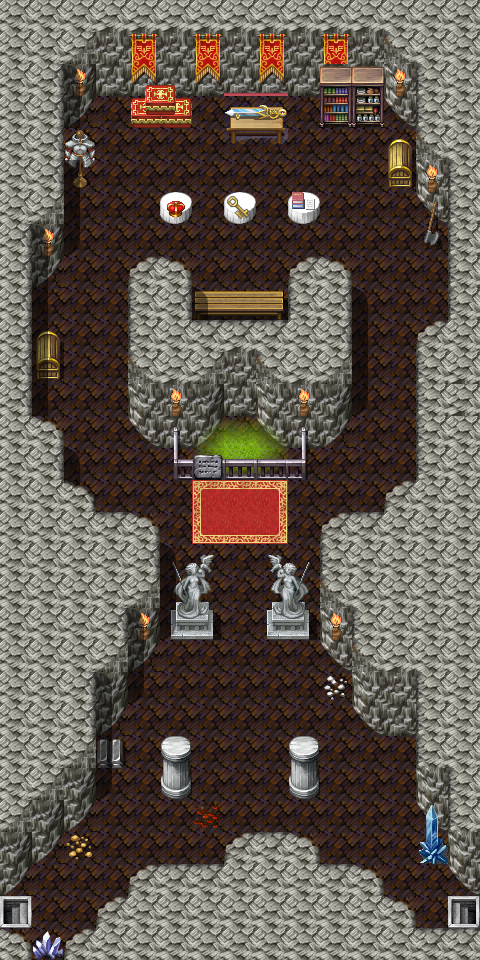

This is a level from a 2D game, rendered from its Tiled map with the project's own tilesets. A one-line summary and the map file follow, with tile-layer data summarised:
An orthogonal 15x30 tile map with 32x32 px tiles, 5 tile layers (Ground, Objects, Above, Above1, ...), 3 hidden layers not drawn, 62 tilesets and 30 objects (11x key, 7x script, 4x mapchange, 4x replace, 3x spawn, ...).

<map version="1.5" tiledversion="1.7.2" orientation="orthogonal" renderorder="right-down" width="15" height="30" tilewidth="32" tileheight="32" infinite="0" nextlayerid="24" nextobjectid="88">
 <tileset firstgid="1" name="map_bed_1" tilewidth="32" tileheight="32" tilecount="128" columns="16">
  <image source="../drawable/map_bed_1.png" width="512" height="256" />
 </tileset>
 <tileset firstgid="129" name="map_border_1" tilewidth="32" tileheight="32" tilecount="128" columns="16">
  <image source="../drawable/map_border_1.png" width="512" height="256" />
 </tileset>
 <tileset firstgid="257" name="map_bridge_1" tilewidth="32" tileheight="32" tilecount="128" columns="16">
  <image source="../drawable/map_bridge_1.png" width="512" height="256" />
 </tileset>
 <tileset firstgid="385" name="map_bridge_2" tilewidth="32" tileheight="32" tilecount="128" columns="16">
  <image source="../drawable/map_bridge_2.png" width="512" height="256" />
 </tileset>
 <tileset firstgid="513" name="map_broken_1" tilewidth="32" tileheight="32" tilecount="128" columns="16">
  <image source="../drawable/map_broken_1.png" width="512" height="256" />
 </tileset>
 <tileset firstgid="641" name="map_cavewall_1" tilewidth="32" tileheight="32" tilecount="108" columns="18">
  <image source="../drawable/map_cavewall_1.png" width="576" height="192" />
 </tileset>
 <tileset firstgid="749" name="map_cavewall_2" tilewidth="32" tileheight="32" tilecount="108" columns="18">
  <image source="../drawable/map_cavewall_2.png" width="576" height="192" />
 </tileset>
 <tileset firstgid="857" name="map_cavewall_3" tilewidth="32" tileheight="32" tilecount="108" columns="18">
  <image source="../drawable/map_cavewall_3.png" width="576" height="192" />
 </tileset>
 <tileset firstgid="965" name="map_cavewall_4" tilewidth="32" tileheight="32" tilecount="108" columns="18">
  <image source="../drawable/map_cavewall_4.png" width="576" height="192" />
 </tileset>
 <tileset firstgid="1073" name="map_chair_table_1" tilewidth="32" tileheight="32" tilecount="128" columns="16">
  <image source="../drawable/map_chair_table_1.png" width="512" height="256" />
 </tileset>
 <tileset firstgid="1201" name="map_chair_table_2" tilewidth="32" tileheight="32" tilecount="128" columns="16">
  <image source="../drawable/map_chair_table_2.png" width="512" height="256" />
 </tileset>
 <tileset firstgid="1329" name="map_crate_1" tilewidth="32" tileheight="32" tilecount="128" columns="16">
  <image source="../drawable/map_crate_1.png" width="512" height="256" />
 </tileset>
 <tileset firstgid="1457" name="map_cupboard_1" tilewidth="32" tileheight="32" tilecount="128" columns="16">
  <image source="../drawable/map_cupboard_1.png" width="512" height="256" />
 </tileset>
 <tileset firstgid="1585" name="map_curtain_1" tilewidth="32" tileheight="32" tilecount="128" columns="16">
  <image source="../drawable/map_curtain_1.png" width="512" height="256" />
 </tileset>
 <tileset firstgid="1713" name="map_entrance_1" tilewidth="32" tileheight="32" tilecount="128" columns="16">
  <image source="../drawable/map_entrance_1.png" width="512" height="256" />
 </tileset>
 <tileset firstgid="1841" name="map_entrance_2" tilewidth="32" tileheight="32" tilecount="128" columns="16">
  <image source="../drawable/map_entrance_2.png" width="512" height="256" />
 </tileset>
 <tileset firstgid="1969" name="map_fence_1" tilewidth="32" tileheight="32" tilecount="128" columns="16">
  <image source="../drawable/map_fence_1.png" width="512" height="256" />
 </tileset>
 <tileset firstgid="2097" name="map_fence_2" tilewidth="32" tileheight="32" tilecount="128" columns="16">
  <image source="../drawable/map_fence_2.png" width="512" height="256" />
 </tileset>
 <tileset firstgid="2225" name="map_fence_3" tilewidth="32" tileheight="32" tilecount="128" columns="16">
  <image source="../drawable/map_fence_3.png" width="512" height="256" />
 </tileset>
 <tileset firstgid="2353" name="map_fence_4" tilewidth="32" tileheight="32" tilecount="128" columns="16">
  <image source="../drawable/map_fence_4.png" width="512" height="256" />
 </tileset>
 <tileset firstgid="2481" name="map_ground_1" tilewidth="32" tileheight="32" tilecount="128" columns="16">
  <image source="../drawable/map_ground_1.png" width="512" height="256" />
 </tileset>
 <tileset firstgid="2609" name="map_ground_2" tilewidth="32" tileheight="32" tilecount="128" columns="16">
  <image source="../drawable/map_ground_2.png" width="512" height="256" />
 </tileset>
 <tileset firstgid="2737" name="map_ground_3" tilewidth="32" tileheight="32" tilecount="128" columns="16">
  <image source="../drawable/map_ground_3.png" width="512" height="256" />
 </tileset>
 <tileset firstgid="2865" name="map_ground_4" tilewidth="32" tileheight="32" tilecount="128" columns="16">
  <image source="../drawable/map_ground_4.png" width="512" height="256" />
 </tileset>
 <tileset firstgid="2993" name="map_ground_5" tilewidth="32" tileheight="32" tilecount="128" columns="16">
  <image source="../drawable/map_ground_5.png" width="512" height="256" />
 </tileset>
 <tileset firstgid="3121" name="map_ground_6" tilewidth="32" tileheight="32" tilecount="128" columns="16">
  <image source="../drawable/map_ground_6.png" width="512" height="256" />
 </tileset>
 <tileset firstgid="3249" name="map_ground_7" tilewidth="32" tileheight="32" tilecount="128" columns="16">
  <image source="../drawable/map_ground_7.png" width="512" height="256" />
 </tileset>
 <tileset firstgid="3377" name="map_ground_8" tilewidth="32" tileheight="32" tilecount="128" columns="16">
  <image source="../drawable/map_ground_8.png" width="512" height="256" />
 </tileset>
 <tileset firstgid="3505" name="map_house_1" tilewidth="32" tileheight="32" tilecount="128" columns="16">
  <image source="../drawable/map_house_1.png" width="512" height="256" />
 </tileset>
 <tileset firstgid="3633" name="map_house_2" tilewidth="32" tileheight="32" tilecount="128" columns="16">
  <image source="../drawable/map_house_2.png" width="512" height="256" />
 </tileset>
 <tileset firstgid="3761" name="map_indoor_1" tilewidth="32" tileheight="32" tilecount="128" columns="16">
  <image source="../drawable/map_indoor_1.png" width="512" height="256" />
 </tileset>
 <tileset firstgid="3889" name="map_indoor_2" tilewidth="32" tileheight="32" tilecount="128" columns="16">
  <image source="../drawable/map_indoor_2.png" width="512" height="256" />
 </tileset>
 <tileset firstgid="4017" name="map_kitchen_1" tilewidth="32" tileheight="32" tilecount="128" columns="16">
  <image source="../drawable/map_kitchen_1.png" width="512" height="256" />
 </tileset>
 <tileset firstgid="4145" name="map_outdoor_1" tilewidth="32" tileheight="32" tilecount="128" columns="16">
  <image source="../drawable/map_outdoor_1.png" width="512" height="256" />
 </tileset>
 <tileset firstgid="4273" name="map_pillar_1" tilewidth="32" tileheight="32" tilecount="128" columns="16">
  <image source="../drawable/map_pillar_1.png" width="512" height="256" />
 </tileset>
 <tileset firstgid="4401" name="map_pillar_2" tilewidth="32" tileheight="32" tilecount="128" columns="16">
  <image source="../drawable/map_pillar_2.png" width="512" height="256" />
 </tileset>
 <tileset firstgid="4529" name="map_plant_1" tilewidth="32" tileheight="32" tilecount="128" columns="16">
  <image source="../drawable/map_plant_1.png" width="512" height="256" />
 </tileset>
 <tileset firstgid="4657" name="map_plant_2" tilewidth="32" tileheight="32" tilecount="128" columns="16">
  <image source="../drawable/map_plant_2.png" width="512" height="256" />
 </tileset>
 <tileset firstgid="4785" name="map_rock_1" tilewidth="32" tileheight="32" tilecount="128" columns="16">
  <image source="../drawable/map_rock_1.png" width="512" height="256" />
 </tileset>
 <tileset firstgid="4913" name="map_rock_2" tilewidth="32" tileheight="32" tilecount="128" columns="16">
  <image source="../drawable/map_rock_2.png" width="512" height="256" />
 </tileset>
 <tileset firstgid="5041" name="map_roof_1" tilewidth="32" tileheight="32" tilecount="128" columns="16">
  <image source="../drawable/map_roof_1.png" width="512" height="256" />
 </tileset>
 <tileset firstgid="5169" name="map_roof_2" tilewidth="32" tileheight="32" tilecount="128" columns="16">
  <image source="../drawable/map_roof_2.png" width="512" height="256" />
 </tileset>
 <tileset firstgid="5297" name="map_roof_3" tilewidth="32" tileheight="32" tilecount="128" columns="16">
  <image source="../drawable/map_roof_3.png" width="512" height="256" />
 </tileset>
 <tileset firstgid="5425" name="map_shop_1" tilewidth="32" tileheight="32" tilecount="128" columns="16">
  <image source="../drawable/map_shop_1.png" width="512" height="256" />
 </tileset>
 <tileset firstgid="5553" name="map_sign_ladder_1" tilewidth="32" tileheight="32" tilecount="128" columns="16">
  <image source="../drawable/map_sign_ladder_1.png" width="512" height="256" />
 </tileset>
 <tileset firstgid="5681" name="map_table_1" tilewidth="32" tileheight="32" tilecount="128" columns="16">
  <image source="../drawable/map_table_1.png" width="512" height="256" />
 </tileset>
 <tileset firstgid="5809" name="map_trail_1" tilewidth="32" tileheight="32" tilecount="128" columns="16">
  <image source="../drawable/map_trail_1.png" width="512" height="256" />
 </tileset>
 <tileset firstgid="5937" name="map_transition_1" tilewidth="32" tileheight="32" tilecount="128" columns="16">
  <image source="../drawable/map_transition_1.png" width="512" height="256" />
 </tileset>
 <tileset firstgid="6065" name="map_transition_2" tilewidth="32" tileheight="32" tilecount="128" columns="16">
  <image source="../drawable/map_transition_2.png" width="512" height="256" />
 </tileset>
 <tileset firstgid="6193" name="map_transition_3" tilewidth="32" tileheight="32" tilecount="128" columns="16">
  <image source="../drawable/map_transition_3.png" width="512" height="256" />
 </tileset>
 <tileset firstgid="6321" name="map_transition_4" tilewidth="32" tileheight="32" tilecount="128" columns="16">
  <image source="../drawable/map_transition_4.png" width="512" height="256" />
 </tileset>
 <tileset firstgid="6449" name="map_transition_5" tilewidth="32" tileheight="32" tilecount="128" columns="16">
  <image source="../drawable/map_transition_5.png" width="512" height="256" />
 </tileset>
 <tileset firstgid="6577" name="map_tree_1" tilewidth="32" tileheight="32" tilecount="128" columns="16">
  <image source="../drawable/map_tree_1.png" width="512" height="256" />
 </tileset>
 <tileset firstgid="6705" name="map_tree_2" tilewidth="32" tileheight="32" tilecount="128" columns="16">
  <image source="../drawable/map_tree_2.png" width="512" height="256" />
 </tileset>
 <tileset firstgid="6833" name="map_wall_1" tilewidth="32" tileheight="32" tilecount="128" columns="16">
  <image source="../drawable/map_wall_1.png" width="512" height="256" />
 </tileset>
 <tileset firstgid="6961" name="map_wall_2" tilewidth="32" tileheight="32" tilecount="120" columns="15">
  <image source="../drawable/map_wall_2.png" width="480" height="256" />
 </tileset>
 <tileset firstgid="7081" name="map_wall_3" tilewidth="32" tileheight="32" tilecount="120" columns="15">
  <image source="../drawable/map_wall_3.png" width="480" height="256" />
 </tileset>
 <tileset firstgid="7201" name="map_wall_4" tilewidth="32" tileheight="32" tilecount="120" columns="15">
  <image source="../drawable/map_wall_4.png" width="480" height="256" />
 </tileset>
 <tileset firstgid="7321" name="map_window_1" tilewidth="32" tileheight="32" tilecount="128" columns="16">
  <image source="../drawable/map_window_1.png" width="512" height="256" />
 </tileset>
 <tileset firstgid="7449" name="map_window_2" tilewidth="32" tileheight="32" tilecount="128" columns="16">
  <image source="../drawable/map_window_2.png" width="512" height="256" />
 </tileset>
 <tileset firstgid="7577" name="map_guynmart" tilewidth="32" tileheight="32" tilecount="128" columns="16">
  <image source="../drawable/map_guynmart.png" width="512" height="256" />
 </tileset>
 <tileset firstgid="7705" name="map_ratdom" tilewidth="32" tileheight="32" tilecount="108" columns="18">
  <image source="../drawable/map_ratdom.png" width="576" height="192" />
 </tileset>
 <layer id="1" name="Ground" width="15" height="30">
  <data>[450 cells, 450 non-empty, 25 distinct tile ids]</data>
 </layer>
 <layer id="2" name="Objects" width="15" height="30">
  <data>[450 cells, 67 non-empty, 46 distinct tile ids]</data>
 </layer>
 <layer id="3" name="Above" width="15" height="30">
  <data>[450 cells, 55 non-empty, 27 distinct tile ids]</data>
 </layer>
 <layer id="23" name="Above1" width="15" height="30">
  <data>[450 cells, 2 non-empty, 2 distinct tile ids]</data>
 </layer>
 <layer id="4" name="Top" width="15" height="30">
  <data>[450 cells, 5 non-empty, 5 distinct tile ids]</data>
 </layer>
 <layer id="5" name="Walkable" width="15" height="30" visible="0">
  <data>[450 cells, 267 non-empty, 2 distinct tile ids]</data>
 </layer>
 <layer id="21" name="Rah" width="15" height="30" visible="0">
  <data>[450 cells, 2 non-empty, 2 distinct tile ids]</data>
 </layer>
 <layer id="15" name="Compass" width="15" height="30" visible="0">
  <data>[450 cells, 450 non-empty, 3 distinct tile ids]</data>
 </layer>
 <objectgroup id="16" name="Mapevents">
  <object id="49" name="south2" type="mapchange" x="448" y="896" width="32" height="32">
   <properties>
    <property name="map" value="ratdom_maze_625" />
    <property name="place" value="north1" />
   </properties>
  </object>
  <object id="43" name="south1" type="mapchange" x="0" y="896" width="32" height="32">
   <properties>
    <property name="map" value="ratdom_maze_624" />
    <property name="place" value="north2" />
   </properties>
  </object>
  <object id="48" name="north2" type="mapchange" x="416" y="0" width="64" height="64">
   <properties>
    <property name="map" value="ratdom_maze_505" />
    <property name="place" value="south1" />
   </properties>
  </object>
  <object id="33" name="north1" type="mapchange" x="0" y="0" width="64" height="64">
   <properties>
    <property name="map" value="ratdom_maze_504" />
    <property name="place" value="south2" />
   </properties>
  </object>
  <object id="56" name="ratdom_maze_light4" type="script" x="0" y="0" width="128" height="192">
   <properties>
    <property name="when" value="always" />
   </properties>
  </object>
  <object id="57" name="ratdom_maze_light3" type="script" x="352" y="0" width="128" height="192">
   <properties>
    <property name="when" value="always" />
   </properties>
  </object>
  <object id="58" name="ratdom_maze_light2" type="script" x="0" y="768" width="128" height="192">
   <properties>
    <property name="when" value="always" />
   </properties>
  </object>
  <object id="59" name="ratdom_maze_light1" type="script" x="352" y="768" width="128" height="192">
   <properties>
    <property name="when" value="always" />
   </properties>
  </object>
  <object id="38" name="ratdom_maze_light5" type="script" x="128" y="96" width="224" height="192">
   <properties>
    <property name="when" value="always" />
   </properties>
  </object>
  <object id="39" name="ratdom_maze_light6" type="script" x="128" y="639" width="224" height="256">
   <properties>
    <property name="when" value="always" />
   </properties>
  </object>
  <object id="47" name="ratdom_maze_light7" type="script" x="160" y="288" width="192" height="352">
   <properties>
    <property name="when" value="always" />
   </properties>
  </object>
  <object id="84" name="rest" type="rest" x="192" y="288" width="96" height="32" />
 </objectgroup>
 <objectgroup id="17" name="Spawn" visible="0">
  <object id="50" name="ratdom_rat" type="spawn" x="224" y="0" width="32" height="32" />
  <object id="46" name="ratdom_maze_rat" type="spawn" x="96" y="800" width="128" height="96">
   <properties>
    <property name="quantity" value="1" />
    <property name="spawngroup" value="ratdom_maze_rat" />
   </properties>
  </object>
  <object id="72" name="ratdom_rat_warden2" type="spawn" x="128" y="448" width="224" height="96" visible="0">
   <properties>
    <property name="quantity" value="1" />
    <property name="spawngroup" value="ratdom_rat_warden2" />
   </properties>
  </object>
 </objectgroup>
 <objectgroup id="20" name="Keys" visible="0">
  <object id="73" name="ratdom_rat_museum_sign_1" type="key" x="192" y="448" width="32" height="32">
   <properties>
    <property name="phrase" value="ratdom_rat_museum_sign_1" />
    <property name="requireId" value="base_nondisplay" />
    <property name="requireType" value="questProgress" />
    <property name="requireValue" value="2" />
   </properties>
  </object>
  <object id="74" name="ratdom_rat_warden_exit_key" type="key" x="384" y="864" width="64" height="32">
   <properties>
    <property name="phrase" value="ratdom_rat_warden_exit" />
    <property name="requireId" value="ratdom_quest" />
    <property name="requireType" value="questProgress" />
    <property name="requireValue" value="395" />
   </properties>
  </object>
  <object id="76" name="ratdom_rat_museum_sign_2a" type="key" x="160" y="192" width="32" height="32">
   <properties>
    <property name="phrase" value="ratdom_rat_museum_sign_2a" />
    <property name="requireId" value="base_nondisplay" />
    <property name="requireType" value="questProgress" />
    <property name="requireValue" value="2" />
   </properties>
  </object>
  <object id="78" name="ratdom_rat_museum_sign_2b" type="key" x="224" y="192" width="32" height="32">
   <properties>
    <property name="phrase" value="ratdom_rat_museum_sign_2b" />
    <property name="requireId" value="base_nondisplay" />
    <property name="requireType" value="questProgress" />
    <property name="requireValue" value="2" />
   </properties>
  </object>
  <object id="79" name="ratdom_rat_museum_sign_2c" type="key" x="288" y="192" width="32" height="32">
   <properties>
    <property name="phrase" value="ratdom_rat_museum_sign_2c" />
    <property name="requireId" value="base_nondisplay" />
    <property name="requireType" value="questProgress" />
    <property name="requireValue" value="2" />
   </properties>
  </object>
  <object id="80" name="ratdom_rat_museum_sign_3a" type="key" x="64" y="128" width="32" height="64">
   <properties>
    <property name="phrase" value="ratdom_rat_museum_sign_3a" />
    <property name="requireId" value="base_nondisplay" />
    <property name="requireType" value="questProgress" />
    <property name="requireValue" value="2" />
   </properties>
  </object>
  <object id="81" name="ratdom_rat_museum_sign_3b" type="key" x="128" y="96" width="64" height="32">
   <properties>
    <property name="phrase" value="ratdom_rat_museum_sign_3b" />
    <property name="requireId" value="base_nondisplay" />
    <property name="requireType" value="questProgress" />
    <property name="requireValue" value="2" />
   </properties>
  </object>
  <object id="82" name="ratdom_rat_museum_sign_3c" type="key" x="320" y="96" width="64" height="32">
   <properties>
    <property name="phrase" value="ratdom_rat_museum_sign_3c" />
    <property name="requireId" value="base_nondisplay" />
    <property name="requireType" value="questProgress" />
    <property name="requireValue" value="2" />
   </properties>
  </object>
  <object id="83" name="ratdom_rat_museum_sign_3d" type="key" x="416" y="192" width="32" height="64">
   <properties>
    <property name="phrase" value="ratdom_rat_museum_sign_3d" />
    <property name="requireId" value="base_nondisplay" />
    <property name="requireType" value="questProgress" />
    <property name="requireValue" value="2" />
   </properties>
  </object>
  </objectgroup>
 <objectgroup id="19" name="Replace" visible="0">
  <!-- 4 objects omitted --></objectgroup>
</map>
<!-- 6 of 30 objects omitted -->
